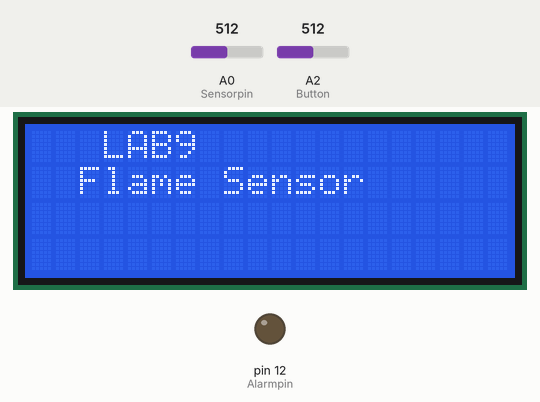
Simulated run of this sketch. Board: Arduino Uno, built with avr-gcc and run on an emulated ATmega328P. Parts: 20×4 character LCD, output pins drawn as LEDs (lit = HIGH). The inputs (shaded band) are chosen by the test bench; at power-on: A0 (Sensorpin) = 512, A2 (Button) = 512. What the sketch prints to the serial monitor is not drawn.

Above: at 1.2 s.
1.3 s: A0 (Sensorpin) set to 489
At 2.2 s:
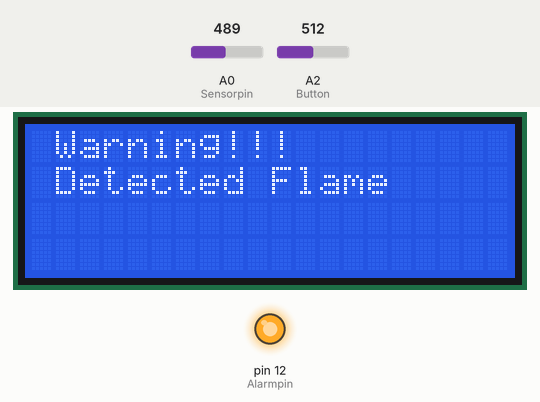
3.0 s: A2 (Button) set to 991
6.0 s: A2 (Button) set to 1019
At 9.1 s:
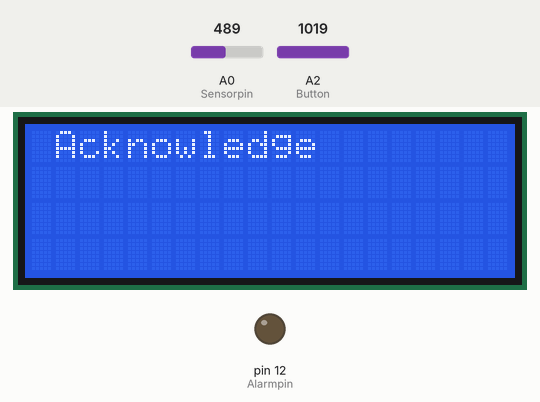
10.5 s: A0 (Sensorpin) set to 490
Timing chart, 0 to 13.8 s (numbered marks = the images above; inputs shaded):
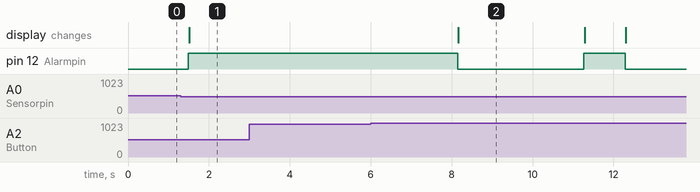

The sketch:

LAB9_Flame_Sensor.ino
```cpp
//Arduino UNO <---> LCD i2C
// A5 = SCL
// A4 = SDA
// 5V = VCC
// G = GND

// Arduino UNO <---> Flame Sensor
// 5V = VCC
// G = GND
// A0 = A0

// Arduino UNO <---> Switch Button
// A2 = Switch
// 5V = Switch ด้านเยื้อง

// Arduino UNO <---> Buzzer
// 12 = ขา +
// G = -

#define Sensorpin A0
#define Alarmpin 12

int Button = A2;
int  Buttonstatus;
int Sensorvalue;
int Alarmstatus;

#include <LiquidCrystal_I2C.h>
LiquidCrystal_I2C lcd(0x3F  ,20,4);  // set the LCD address to 0x3F or 0x27 for a 16 chars and 2 line display


void setup() {
 Serial.begin(115200);
pinMode(Sensorpin, INPUT);
pinMode(Alarmpin, OUTPUT);
pinMode(Button, INPUT);

  lcd.init();                      // initialize the lcd
  // Print a message to the LCD.
  lcd.backlight();
  lcd.setCursor(3,0);
  lcd.print("LAB9");
  lcd.setCursor(2,1);
  lcd.print("Flame Sensor");
}

void loop() {

Sensorvalue = analogRead(Sensorpin); // อ่านค่าอะนาลอกจากเซนเซอร์
Buttonstatus = analogRead(Button);
Serial.println("Sensor Value");
Serial.println(Sensorvalue);
delay(100) ;

if (Sensorvalue < 500)  { // ค่าต่ำกว่า 500 แสดงว่าเกิดเปลวไฟ
Alarmstatus = 1;
digitalWrite(Alarmpin, HIGH);
lcd.clear();
lcd.setCursor(1,0);
lcd.print("Warning!!!");
lcd.setCursor(1,1);
lcd.print("Detected Flame");
delay(1000) ;
  } else {
Alarmstatus = 0;
  }


if (Buttonstatus > 1000) { // กดสวิตช์ปิดเสียงเตือน
digitalWrite(Alarmpin, LOW);
Serial.println("Button Status");
Serial.println(Buttonstatus);
Buttonstatus = 0;
Alarmstatus = 0;
lcd.clear();
lcd.setCursor(1,0);
lcd.print("Acknowledge"); // ข้อความรับทราบเสียงเตือนแล้ว
delay(3000) ;
   }


}
```

Measured:
- the behaviour switches between 500 and 499 on A0 (Sensorpin) (found by bisection; images 0 and 1)
- the behaviour switches between 1000 and 1001 on A2 (Button) (found by bisection; images 1 and 2)
- after the input at 1.3 s, pin 12 (Alarmpin): LOW → HIGH after 0.19 s; the display: changes after 0.21 s (image 1)
- after the input at 3.0 s, every drawn part: stays the same
- after the input at 6.0 s, pin 12 (Alarmpin): HIGH → LOW after 2.2 s; the display: changes after 2.2 s (image 2)
